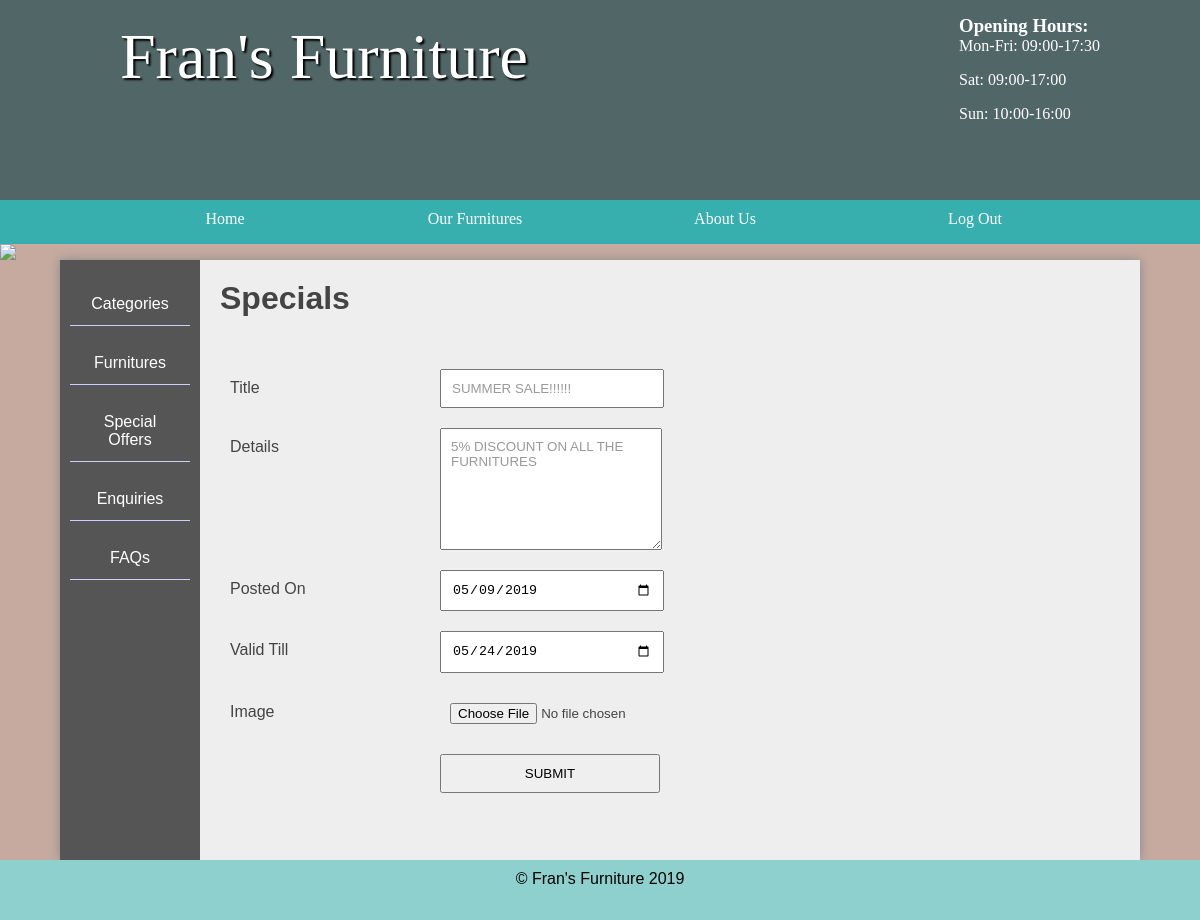
Page /admin/modifySpecial&esid=4 (signed in) on the committed database.
### tables this page shows
CREATE TABLE `special_table` (
  `id` int(11) NOT NULL,
  `name` varchar(255) NOT NULL,
  `post_date` date NOT NULL,
  `end_date` date NOT NULL,
  `description` text NOT NULL
);

### functions/loadTemplate.php (called while the page is built, shortened)
<?php
function loadTemplate($filename, $tempVars){
	extract($tempVars);
	require $filename;
	$content = ob_get_clean();
	return $content;
}

### pages/admin_area/modifySpecial.php (called while the page is built, shortened)
<?php
if(isset($_GET['esid'])){
	$find_special=$tbl_specials->find('id',$_GET['esid']);
	$spec=$find_special->fetch();
	$vars=[
		'spec'=>$spec
		];
}
else{
	$vars=[];
}
$content=loadTemplate("../../template_views/admin_area/modifySpecial_temp.php",$vars);
 ?>

### includes/admin_includes.php (called while the page is built, shortened)
<?php
	require '../../db/dbcon.php';
	require '../../classes/DatabaseTableQueries.php';
	require '../../functions/loadTemplate.php';
	$tbl_specials= new DatabaseTableQueries('special_table');
?>

### classes/DatabaseTableQueries.php (called while the page is built, shortened)
<?php
class DatabaseTableQueries{
	public $table;
	public function __construct($table){
		$this->table = $table;
	}
	function find($field, $value) {
	    global $pdo;
	    $stmt = $pdo->prepare("SELECT * FROM $this->table WHERE $field = :value");
	    $criteria = [
	            'value' => $value
	    ];
	    $stmt->execute($criteria);
	    return $stmt;
	}
}

### template_views/admin_area/modifySpecial_temp.php (the view, shortened to what this page needs)
<section class="right">
	<h2>Specials
	</h2>
	<form method="POST" action="" enctype="multipart/form-data">
		<label>Title</label>
		<input type="text" name="name" value="<?php if(isset($_GET['esid'])) echo $spec['name'] ;?>">
		<label>Details</label>
		<textarea name="description"><?php if(isset($_GET['esid'])) echo $spec['description'] ;?></textarea>
		<label>Posted On</label>
		<input type="date" name="post_date" value="<?php if(isset($_GET['esid'])) echo $spec['post_date'] ;?>">
		<label>Valid Till</label>
		<input type="date" name="end_date" value="<?php if(isset($_GET['esid'])) echo $spec['end_date'] ;?>">
				<label>Image</label>
				<input type="file" name="special_image" /> <br> <br>
		<input type="submit" name="saveOffer" value="SUBMIT">
	</form>
</section>

### css/style.css (style rules this page uses)
* { margin: 0; padding: 0; }
html { font-family: 'Oxygen Regular', verdana, sans-serif; }
body { background-color: #C6AAA0; }
main h2 { font-size:2em; }
p, li, h2 { margin-bottom: 1em; }
form select, form label, form input, form textarea { float: left; width: 200px; padding: 10px; margin-top: 20px; }
form label { clear: left; }
textarea { height: 100px; }
form input[type="text"], form input[type="password"], textarea { color: #999; font-family: verdana, sans-serif }
input[type="submit"] { clear: both; margin-left: 220px; width: 220px; }
.stock .products, .admin .right { display: table-cell; padding: 20px; }
.right { padding: 20px; }

### rows in the picture
special_table: name "SUMMER SALE!!!!!!", description "5% DISCOUNT ON ALL THE FURNITURES", post_date "05/09/2019", end_date "05/24/2019"

### other values in the picture
Date('Y') "2019"
